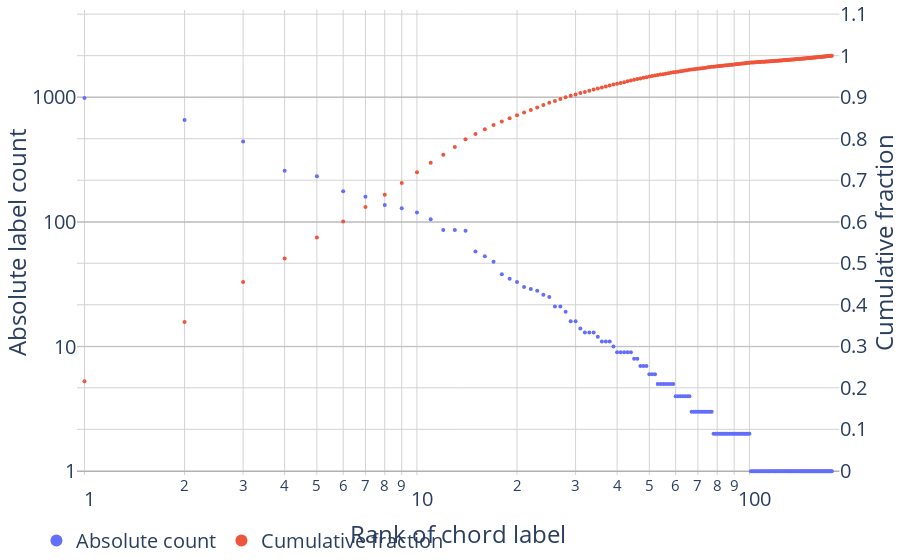

Write notebook code for a chart like this one.
### Code cell
fig = plot_cum(major.chord, x_log=True, markersize=4, left_range=(-0.03, 3.7), right_range=(-0.01,1.11), **H_LAYOUT)
store(fig, 'unigrams_major.png', height=400)

### Figure 1 — Plotly figure (JSON) as saved in the notebook; plotly's stock layout.template omitted (floating-point values rounded to 4 significant figures; data arrays with more than 128 entries replaced by an {"elided": "..."} marker saying what was removed)
{"data": [{"marker": {"size": 4}, "mode": "markers", "name": "Absolute count", "text": {"elided": "177 str values"}, "type": "scatter", "x": {"elided": "177 int values"}, "xaxis": "x", "y": {"elided": "177 int values"}, "yaxis": "y"}, {"marker": {"size": 4}, "mode": "markers", "name": "Cumulative fraction", "text": {"elided": "177 str values"}, "type": "scatter", "x": {"elided": "177 int values"}, "xaxis": "x", "y": {"elided": "177 float values"}, "yaxis": "y2"}], "layout": {"autosize": true, "font": {"size": 20}, "legend": {"font": {"size": 20}, "itemsizing": "constant", "orientation": "h", "x": -0.05, "y": -0.1}, "margin": {"b": 0, "l": 40, "pad": 0, "r": 0, "t": 0}, "paper_bgcolor": "#FFFFFF", "plot_bgcolor": "#FFFFFF", "xaxis": {"anchor": "y", "domain": [0, 0.94], "gridcolor": "lightgrey", "range": [-0.02248, 2.27], "title": {"text": "Rank of chord label"}, "type": "log", "zeroline": false}, "yaxis": {"anchor": "x", "domain": [0, 1], "dtick": 1, "gridcolor": "grey", "range": [-0.03, 3.7], "title": {"text": "Absolute label count"}, "type": "log", "zeroline": true}, "yaxis2": {"anchor": "x", "dtick": 0.1, "gridcolor": "lightgrey", "overlaying": "y", "range": [-0.01, 1.11], "side": "right", "title": {"text": "Cumulative fraction"}, "type": "linear", "zeroline": false}}}
